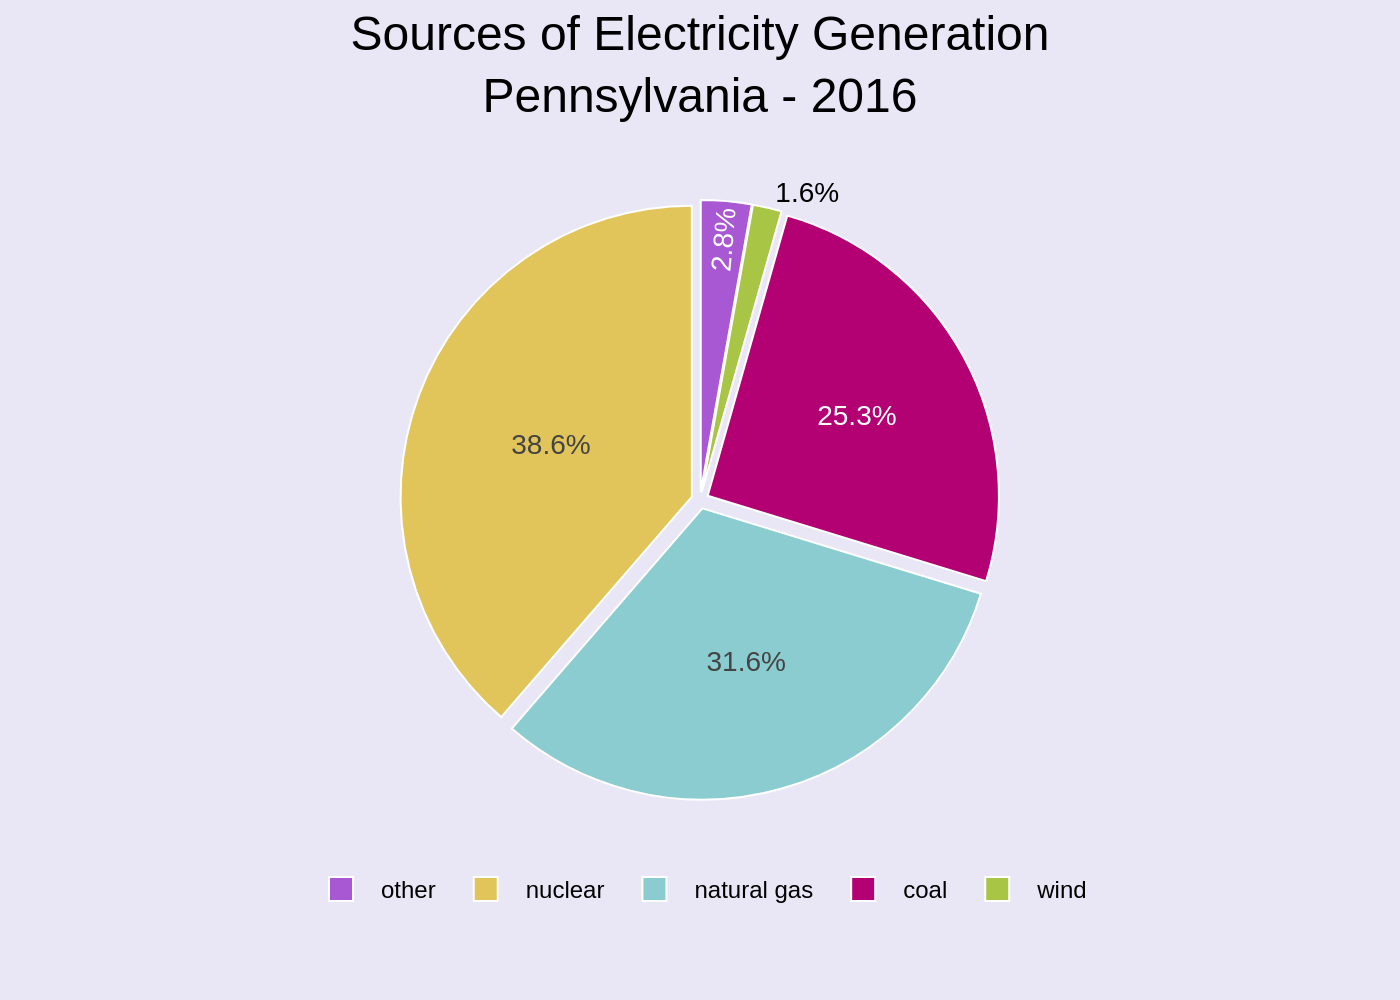

Write Python code to recreate this figure.
import sys
import json
import plotly.graph_objects as go

# Check for command-line argument
if len(sys.argv) != 2:
    print("Usage: python generate_chart.py <json_file_path>")
    sys.exit(1)

# Get the JSON file path from the command-line argument
json_path = sys.argv[1]

# Derive the output PNG filename from the JSON filename
if json_path.endswith('.json'):
    output_filename = json_path[:-5] + '.png'
else:
    output_filename = json_path + '.png'

# Load data from the specified JSON file
try:
    with open(json_path, 'r', encoding='utf-8') as f:
        chart_info = json.load(f)
except FileNotFoundError:
    print(f"Error: JSON file not found at {json_path}")
    sys.exit(1)
except json.JSONDecodeError:
    print(f"Error: Could not decode JSON from {json_path}")
    sys.exit(1)

# Extract data, texts, and colors from the JSON object
chart_data = chart_info.get('chart_data', [])
texts = chart_info.get('texts', {})
colors = chart_info.get('colors', [])

# Prepare data for the pie chart
labels = [d['label'] for d in chart_data]
values = [d['value'] for d in chart_data]

# Create the figure
fig = go.Figure()

# Add the pie chart trace
fig.add_trace(go.Pie(
    labels=labels,
    values=values,
    marker=dict(colors=colors, line=dict(color='#FFFFFF', width=1)),
    hoverinfo='label+percent',
    textinfo='percent',
    textfont=dict(family="Arial", size=14),
    sort=False,  # Preserve the order from the JSON file
    direction='counterclockwise' # Plotly's default direction matches the visual analysis
))

# Update layout for title, legend, fonts, and other styling
fig.update_layout(
    title=dict(
        text=texts.get('title'),
        y=0.95,
        x=0.5,
        xanchor='center',
        yanchor='top',
        font=dict(family="Arial", size=24, color='black')
    ),
    legend=dict(
        orientation="h",
        yanchor="top",
        y=-0.1,  # Position legend below the chart
        xanchor="center",
        x=0.5,
        font=dict(family="Arial", size=12)
    ),
    paper_bgcolor='#E9E7F6',
    plot_bgcolor='#E9E7F6',
    font=dict(
        family="Arial",
        size=12,
        color="black"
    ),
    margin=dict(l=50, r=50, t=100, b=100), # Add margins to prevent clipping
    uniformtext_minsize=8,
    uniformtext_mode='hide'
)

# To slightly emulate the 3D/raised look, we can add a small pull to each slice
fig.update_traces(pull=[0.03] * len(labels))


# Write the output image file
fig.write_image(output_filename, scale=2)

print(f"Chart saved to {output_filename}")
